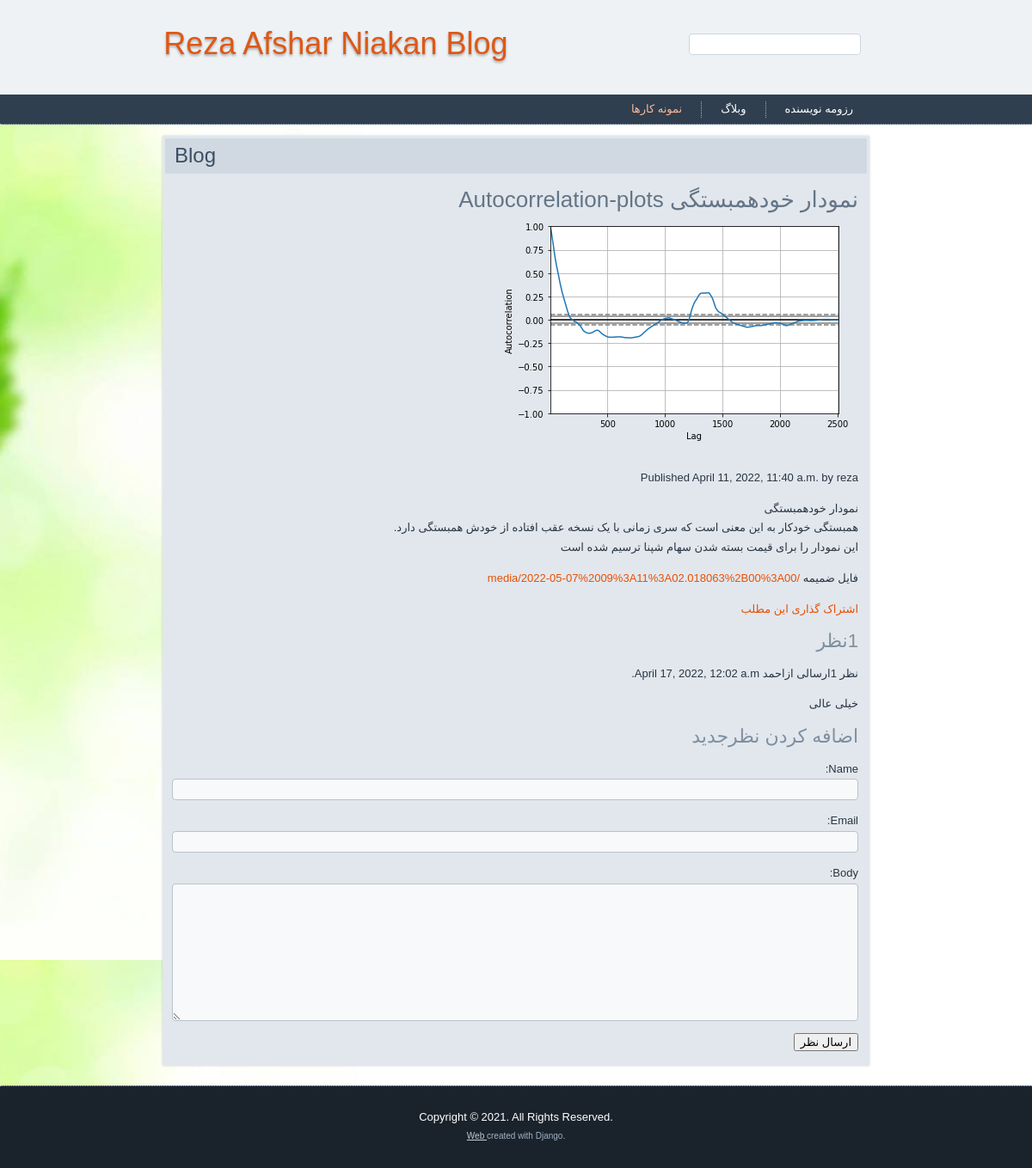
Page /2022/4/11/Autocorrelation-plots/ on the committed database.
### blogM/models.py (models this page shows, shortened)
class Post(models.Model):
    STATUS_CHOICES = (
        ('draft', 'Draft'),
        ('published', 'Published'),)
    title = models.CharField(max_length=250)
    slug = models.SlugField(max_length=250,
    unique_for_date='publish')
    author = models.ForeignKey(User,
    on_delete=models.CASCADE,
    related_name='blog_posts')
    body = models.TextField()
    image = models.ImageField(upload_to='blogM/images/')
    file=models.FileField(upload_to ='blogM/staticfile/',blank=True)
    publish = models.DateTimeField(default=timezone.now)
    created = models.DateTimeField(auto_now_add=True)
    updated = models.DateTimeField(auto_now=True)
    status = models.CharField(max_length=10,
    choices=STATUS_CHOICES,default='draft')
    class Meta:
        ordering = ('-publish',)
    objects = models.Manager()
    published = PublishedManager()

class Comment(models.Model):
    post = models.ForeignKey(Post,on_delete=models.CASCADE,related_name='comments')
    name = models.CharField(max_length=80)
    email = models.EmailField()
    body = models.TextField()
    created = models.DateTimeField(auto_now_add=True)
    updated = models.DateTimeField(auto_now=True)
    active = models.BooleanField(default=False)
    class Meta:
        ordering = ('created',)

### blogM/views.py (the view)
# urls.py: path('<int:year>/<int:month>/<int:day>/<slug:post>/',views.post_detail,name='post_detail'),
def post_detail(request, year, month, day, post):
    post = get_object_or_404(Post, slug=post,status='published', publish__year= year, publish__month= month, publish__day= day)
    comments = post.comments.filter(active=True)
    new_comment = None
    if request.method == 'POST':
        comment_form = CommentForm(data=request.POST)
        if comment_form.is_valid():
            new_comment = comment_form.save(commit=False)
            new_comment.post = post
            new_comment.save()
    else:
        comment_form = CommentForm()
    return render(request,'blog/post/detail.html',{'post': post,'comments': comments,'new_comment': new_comment,'comment_form': comment_form})

### blogM/forms.py
class CommentForm(forms.ModelForm):
    class Meta:
        model = Comment
        fields = ('name', 'email', 'body')

### blogM/templates/blog/post/detail.html (shortened to what this page needs)
{% extends "blog/base.html" %}
{% block content %}
<h1>{{ post.title }}</h1>
{% if post.image.url  %}
<img src="{{ post.image.url }}" >
{% endif %}
<p class="date">
Published {{ post.publish }} by {{ post.author }}
</p>
{{ post.body|linebreaks }}
<p>
{% if post.file  %}
<p>
فایل ضمیمه
        <a href="{{ post.file.url }}">{{ post.file.url }}</a>
</p>
{% endif %}
<a href="{% url "blogm:post_share" post.id %}">
اشتراک گذاری این مطلب
</a>
</p>
{% with comments.count as total_comments %}
<h2>
{{ total_comments }}نظر
</h2>
{% endwith %}
{% for comment in comments %}
<div class="comment">
<p class="info">
نظر {{ forloop.counter }}ارسالی از{{ comment.name }}
{{ comment.created }}
</p>
{{ comment.body|linebreaks }}
</div>
{% empty %}
<p>هنوزنظری نداده اید</p>
{% endfor %}
{% if new_comment %}
<h2>پیام شما ارسال شد بعد از تایید منتشر می شود</h2>
{% else %}
<h2>اضافه کردن نظرجدید</h2>
<form method="post">
{{ comment_form.as_p }}
<p><input type="submit" value="ارسال نظر"></p>
</form>
{% endif %}
{% endblock %}

### portfolio/static/style.css (style rules this page uses)
h1, h2, h3, h4, h5, h6, p, a, ul, ol, li { margin: 0; padding: 0; }
.art-postcontent, .art-postcontent li, .art-postcontent table, .art-postcontent a, .art-postcontent a:link, .art-postcontent a:visited, .art-postcontent a.visited, .art-postcontent a:hover, .art-postcontent a.hovered { font-family: Arial, 'Arial Unicode MS', Helvetica, Sans-Serif; line-height: 175%; }
.art-postcontent p { margin: 13px 0; }
.art-postcontent h1, .art-postcontent h1 a, .art-postcontent h1 a:link, .art-postcontent h1 a:visited, .art-postcontent h1 a:hover, .art-postcontent h2, .art-postcontent h2 a, .art-postcontent h2 a:link, .art-postcontent h2 a:visited, .art-postcontent h2 a:hover, .art-postcontent h3, .art-postcontent h3 a, .art-postcontent h3 a:link, .art-postcontent h3 a:visited, .art-postcontent h3 a:hover, .art-postcontent h4, .art-postcontent h4 a, .art-postcontent h4 a:link, .art-postcontent h4 a:visited, .art-postcontent h4 a:hover, .art-postcontent h5, .art-postcontent h5 a, .art-postcontent h5 a:link, .art-postcontent h5 a:visited, .art-postcontent h5 a:hover, .art-postcontent h6, .art-postcontent h6 a, .art-postcontent h6 a:link, .art-postcontent h6 a:visited, .art-postcontent h6 a:hover, .art-blockheader .t, .art-blockheader .t a, .art-blockheader .t a:link, .art-blockheader .t a:visited, .art-blockheader .t a:hover, .art-vmenublockheader .t, .art-vmenublockheader .t a, .art-vmenublockheader .t a:link, .art-vmenublockheader .t a:visited, .art-vmenublockheader .t a:hover, .art-headline, .art-headline a, .art-headline a:link, .art-headline a:visited, .art-headline a:hover, .art-slogan, .art-slogan a, .art-slogan a:link, .art-slogan a:visited, .art-slogan a:hover, .art-postheader, .art-postheader a, .art-postheader a:link, .art-postheader a:visited, .art-postheader a:hover { font-size: 22px; font-family: Arial, 'Arial Unicode MS', Helvetica, Sans-Serif; font-weight: normal; font-style: normal; line-height: 120%; }
.art-postcontent a, .art-postcontent a:link { font-family: Arial, 'Arial Unicode MS', Helvetica, Sans-Serif; text-decoration: none; color: #E65005; }
.art-postcontent h1 { color: #647587; margin: 10px 0 0; font-size: 26px; font-family: Arial, 'Arial Unicode MS', Helvetica, Sans-Serif; }
.art-postcontent h2 { color: #7E8FA0; margin: 10px 0 0; font-size: 22px; font-family: Arial, 'Arial Unicode MS', Helvetica, Sans-Serif; }
html, body { height: 100%; }
html { -ms-text-size-adjust: 100%; -webkit-text-size-adjust: 100%; }
body { padding: 0; margin:0; min-width: 700px; color: #283543; }
form { padding: 0 !important; margin: 0 !important; }
input, select, textarea, a.art-search-button span { vertical-align: middle; font-size: 13px; font-family: Arial, 'Arial Unicode MS', Helvetica, Sans-Serif; font-weight: normal; font-style: normal; }
input[type="text"], input[type="password"], input[type="email"], input[type="url"], input[type="color"], input[type="date"], input[type="datetime"], input[type="datetime-local"], input[type="month"], input[type="number"], input[type="range"], input[type="tel"], input[type="time"], input[type="week"], textarea { background: #F8F9FB; -webkit-border-radius:4px; -moz-border-radius:4px; border-radius:4px; border:1px solid #B9C2CB; margin:0 auto; }
input[type="text"], input[type="password"], input[type="email"], input[type="url"], input[type="color"], input[type="date"], input[type="datetime"], input[type="datetime-local"], input[type="month"], input[type="number"], input[type="range"], input[type="tel"], input[type="time"], input[type="week"], textarea { width: 100%; padding: 4px 0; color: #3D5166 !important; font-size: 13px; font-family: Arial, 'Arial Unicode MS', Helvetica, Sans-Serif; font-weight: normal; font-style: normal; text-shadow: none; }
.art-article img, img.art-article, .art-block img, .art-footer img { margin: 5px 5px 5px 5px; }

### rows in the picture
Post: title "نمودار خودهمبستگی Autocorrelation-plots", image (picture), publish "April 11, 2022, 11:40 a.m.", author "reza", body "نمودار خودهمبستگی همبستگی خودکار به این معنی است که سری زمانی با یک نسخه عقب افتاده از خودش همبستگی دارد. این نمودار را برای قیمت بسته شدن سهام شپنا ترسیم شده است", file "/media/2022-05-07%2009%3A11%3A02.018063%2B00%3A00"
Comment: name "احمد", created "April 17, 2022, 12:02 a.m.", body "خیلی عالی"

### other values in the picture
{{ total_comments }} "1"
